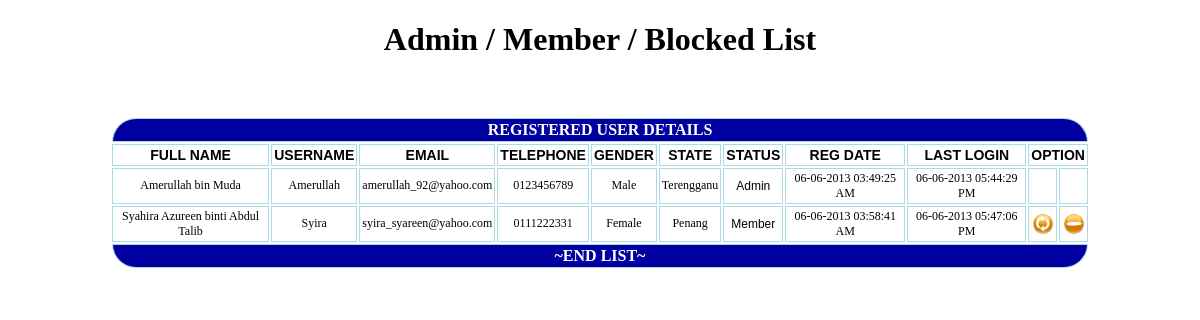
The page /custspace/user/member-list.php on the database its author committed.
### tables this page shows
CREATE TABLE IF NOT EXISTS `customer` (
  `id` int(11) NOT NULL AUTO_INCREMENT,
  `fullname` varchar(50) NOT NULL,
  `username` varchar(30) NOT NULL,
  `email` varchar(50) NOT NULL,
  `password` varchar(30) NOT NULL,
  `telephone` varchar(15) NOT NULL,
  `gender` varchar(10) NOT NULL,
  `currentstate` varchar(20) NOT NULL,
  `status` varchar(10) NOT NULL,
  `reg_date` varchar(30) NOT NULL,
  `last_login` varchar(30) NOT NULL,
  PRIMARY KEY (`id`)
);

### custspace/user/member-list.php (the view, shortened to what this page needs)
<?php
	$login_id=$_SESSION['login_id'];
?>
<!DOCTYPE html PUBLIC "-//W3C//DTD XHTML 1.0 Transitional//EN" "http://www.w3.org/TR/xhtml1/DTD/xhtml1-transitional.dtd">
<html xmlns="http://www.w3.org/1999/xhtml">
<head>
</head>
<body>
<div align="center">
	<h1 align="center">Admin / Member / Blocked List</h1>
	<br />
	<br />
	<form name="form1" method="post" >
		<table border="0" cellpadding="2px" id="menu-form">
			<tr>
				<td colspan="11"  id="title">
					REGISTERED USER DETAILS
				</td>
			</tr>
			<tr>
				<td class="label">
					FULL NAME
				</td>
				<td class="label">
					USERNAME
				</td>
				<td class="label">
					EMAIL
				</td>
				<td class="label">
					TELEPHONE
				</td>
				<td class="label">
					GENDER
				</td>
				<td class="label">
					STATE
				</td>
				<td class="label">
					STATUS
				</td>
				<td class="label">
					REG DATE
				</td>
				<td class="label">
					LAST LOGIN
				</td>
				<td class="label" colspan="2">
					OPTION
				</td>
			</tr>
				<?php
					$result=mysql_query("SELECT * FROM customer") or die("SELECT * FROM customer"."<br /><br />".mysql_error());
					while($row=mysql_fetch_array($result)){
				?>
			<tr>
				<td class="input-section">
					<span class="list_input"><?php echo $row['fullname']?></span>
				</td>
				<td class="input-section">
					<span class="list_input"><?php echo $row['username']?></span>
				</td>
				<td class="input-section">
					<span class="list_input"><?php echo $row['email']?></span>
				</td>
				<td class="input-section">
					<span class="list_input"><?php echo $row['telephone']?></span>
				</td>
				<td class="input-section">
					<span class="list_input"><?php echo $row['gender']?></span>
				</td>
				<td class="input-section">
					<span class="list_input"><?php echo $row['currentstate']?></span>
				</td>
				<td class="input-section">
					<?php
						$user_id=$row['id'];
						$status=$row['status'];
						echo $status;
					?>
				</td>
				<td class="input-section">
					<span  class="list_input"><?php echo $row['reg_date']?></span>
				</td>
				<td class="input-section">
					<span class="list_input"><?php echo $row['last_login']?></span>
				</td>
				<td class="input-section">
					<?php
						if($user_id!=='1'&&$user_id!==$login_id)
							{
					?>
							<a href="update-member_status.php?id=<?php echo $row['id'] ; ?>" id="right_link"/>
								<img src="../../picture/CustomerSpace/update.png"  id="right_icon" title="Update">
						<?php
							}
						?>
				</td>
				<td class="input-section">
					<?php
						if($user_id!=='1'&&$user_id!==$login_id)
							{
					?>
						<a href="delete-member.php?id=<?php echo $row['id'] ; ?>" id="right_link"/>
							<img src="../../picture/CustomerSpace/remove.png"  id="right_icon" title="Remove">
					<?php
						}
					?>
				</td>
			</tr>
		<?php
				}
			?>
			<tr>
			<td colspan="11"  id="last-table">
				~END LIST~
			</td>
		</tr>
	</table>
	</form>
	</div>
</body>
</html>

### custspace/user/member-list.php (style rules this page uses)
#menu-form { text-align: center; width: 980px; }
.list_input { font-family: Verdana; font-size: 12px; }
#title { color: #FFFFFF; font-family: Arial Black; font-weight: bold; background-color: #0000A0; border: 1px solid #ADD8E6; border-top-right-radius: 35px; border-top-left-radius: 35px; }
#last-table { color: #FFFFFF; font-family: Arial Black; font-weight: bold; background-color: #0000A0; border: 1px solid #ADD8E6; border-bottom-right-radius: 35px; border-bottom-left-radius: 35px; }
.input-section { background-color: #FFFFFF; border:1px solid #ADD8E6; font-family: arial; font-size: 12px; }
.label { font-family: arial; font-size: 14px; background-color: #FFFFFF; font-weight: bold; border:1px solid #ADD8E6; }
#right_icon { width: 20px; height: 20px; }

### rows shown on the page
customer: fullname "Amerullah bin Muda", username "Amerullah", email "amerullah_92@yahoo.com", telephone "0123456789", gender "Male", currentstate "Terengganu", status "Admin", reg_date "06-06-2013 03:49:25 AM", last_login "06-06-2013 05:44:29 PM"
customer: fullname "Syahira Azureen binti Abdul Talib", username "Syira", email "syira_syareen@yahoo.com", telephone "0111222331", gender "Female", currentstate "Penang", status "Member", reg_date "06-06-2013 03:58:41 AM", last_login "06-06-2013 05:47:06 PM"
